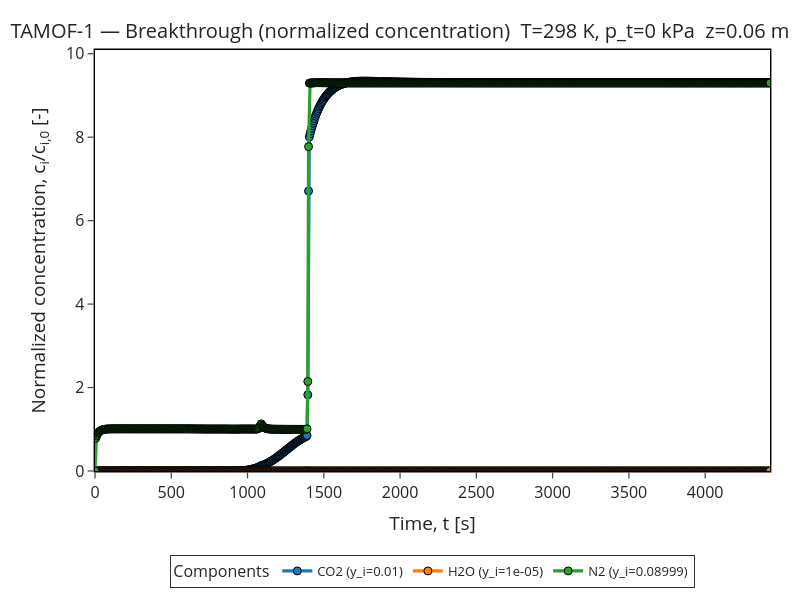

This figure's notebook cell:
### Markdown cell above
## Breakthrough curve in dimensionless time

### Code cell
fig = plotter.breakthrough(include_carrier_gas=False, x_units="s", y_units="normalized_concentration", show_markers=True)
fig

### Figure 1 — Plotly figure (JSON) as saved in the notebook; plotly's stock layout.template omitted (floating-point values rounded to 4 significant figures; data arrays with more than 128 entries replaced by an {"elided": "..."} marker saying what was removed)
{"data": [{"hovertemplate": "CO2 (y_i=0.01)<br>Time, t [s]=%{x:.4g}<br>c<sub>i</sub>/c<sub>i,0</sub>=%{y:.4g}<extra></extra>", "line": {"width": 3.2}, "marker": {"line": {"color": "Black", "width": 1}, "size": 8, "symbol": "circle"}, "mode": "lines+markers", "name": "CO2 (y_i=0.01)", "type": "scatter", "x": {"elided": "886 float values"}, "y": {"elided": "886 float values"}}, {"hovertemplate": "H2O (y_i=1e-05)<br>Time, t [s]=%{x:.4g}<br>c<sub>i</sub>/c<sub>i,0</sub>=%{y:.4g}<extra></extra>", "line": {"width": 3.2}, "marker": {"line": {"color": "Black", "width": 1}, "size": 8, "symbol": "circle"}, "mode": "lines+markers", "name": "H2O (y_i=1e-05)", "type": "scatter", "x": {"elided": "886 float values"}, "y": {"elided": "886 float values"}}, {"hovertemplate": "N2 (y_i=0.08999)<br>Time, t [s]=%{x:.4g}<br>c<sub>i</sub>/c<sub>i,0</sub>=%{y:.4g}<extra></extra>", "line": {"width": 3.2}, "marker": {"line": {"color": "Black", "width": 1}, "size": 8, "symbol": "circle"}, "mode": "lines+markers", "name": "N2 (y_i=0.08999)", "type": "scatter", "x": {"elided": "886 float values"}, "y": {"elided": "886 float values"}}], "layout": {"font": {"size": 16}, "height": 600, "legend": {"bgcolor": "rgba(255,255,255,0.95)", "bordercolor": "black", "borderwidth": 0.8, "font": {"size": 13}, "orientation": "h", "title": {"text": "Components"}, "x": 0.5, "xanchor": "center", "y": -0.2, "yanchor": "top"}, "margin": {"b": 110, "l": 95, "r": 30, "t": 50}, "paper_bgcolor": "white", "plot_bgcolor": "white", "showlegend": true, "title": {"font": {"size": 20}, "text": "TAMOF-1 — Breakthrough (normalized concentration)  T=298 K, p_t=0 kPa  z=0.06 m", "x": 0.5, "xanchor": "center", "y": 0.96, "yanchor": "top"}, "width": 800, "xaxis": {"linecolor": "black", "linewidth": 1.4, "mirror": true, "range": [0, 4425.0], "showgrid": false, "showline": true, "ticklen": 6, "ticks": "outside", "tickwidth": 1.2, "title": {"text": "Time, t [s]"}, "zeroline": false}, "yaxis": {"linecolor": "black", "linewidth": 1.4, "mirror": true, "range": [0, 10.09], "showgrid": false, "showline": true, "ticklen": 6, "ticks": "outside", "tickwidth": 1.2, "title": {"text": "Normalized concentration, c<sub>i</sub>/c<sub>i,0</sub> [-]"}, "zeroline": false}}}
